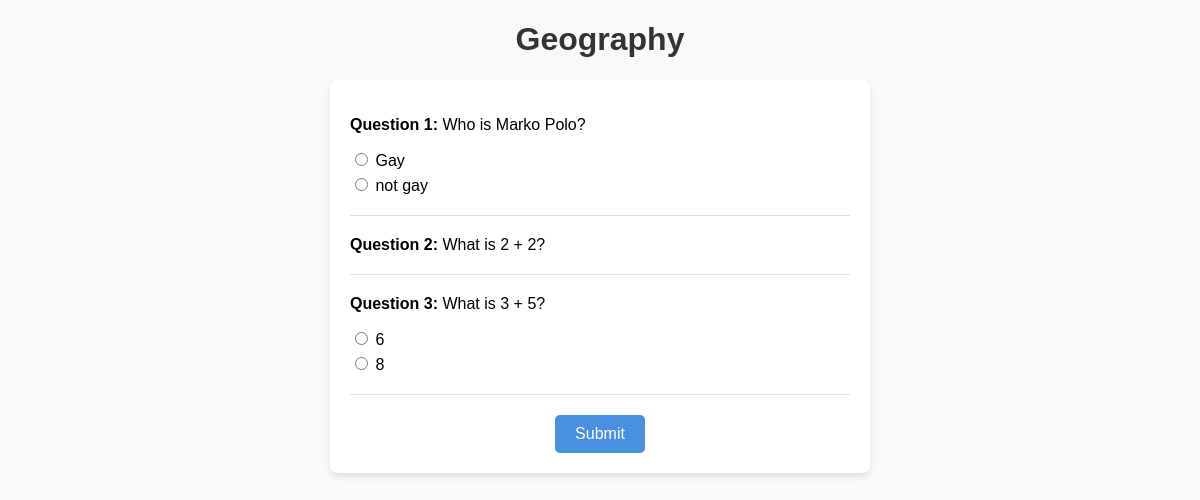
Page /quiz/1/start/ (signed in) on the committed database.
### quizapp/models.py (models this page shows, shortened)
class Quiz(models.Model):
    name = models.CharField(max_length=255)
    creator = models.ForeignKey(User, on_delete=models.CASCADE)

class Question(models.Model):
    quiz = models.ForeignKey(Quiz, on_delete=models.CASCADE)
    text = models.CharField(max_length=255)

class Option(models.Model):
    question = models.ForeignKey(Question, on_delete=models.CASCADE)
    text = models.CharField(max_length=255)
    is_correct = models.BooleanField(default=False)

### quizapp/views.py (the view)
# urls.py: path('quiz/<int:quiz_id>/start/', views.start_quiz, name='start_quiz'),
@login_required
def start_quiz(request, quiz_id):
    quiz = get_object_or_404(Quiz, id=quiz_id)
    questions = quiz.question_set.all()
    return render(request, 'quiz_page.html', {'quiz': quiz, 'questions': questions})

### quizapp/templates/quiz_page.html (shortened to what this page needs)
<!DOCTYPE html>
<html>
<head>
</head>
<body>
    <h1>{{ quiz.name }}</h1>
    <form method="post" action="{% url 'submit_quiz' quiz.id %}">
        {% for question in questions %}
            <p><strong>Question {{ forloop.counter }}:</strong> {{ question.text }}</p>
            {% for option in question.option_set.all %}
                <label>
                    <input type="radio" name="{{ question.id }}" value="{{ option.id }}">
                    {{ option.text }}
                </label>
            {% endfor %}
            <div class="separator"></div>
        {% endfor %}
        <button type="submit">Submit</button>
    </form>
</body>
</html>

### quizapp/templates/quiz_page.html (style rules this page uses)
body { background-color: #f9f9f9; font-family: Arial, sans-serif; }
h1 { color: #333333; text-align: center; }
form { margin: 20px auto; padding: 20px; background: white; border-radius: 8px; box-shadow: 0 4px 6px rgba(0, 0, 0, 0.1); max-width: 500px; text-align: left; }
label { display: block; margin-bottom: 5px; }
button { display: block; background-color: #4A90E2; color: white; border: none; padding: 10px 20px; border-radius: 5px; cursor: pointer; font-size: 16px; margin: 20px auto 0; }
.separator { margin: 20px 0; border-top: 1px solid #ddd; }

### rows in the picture
Quiz: name "Geography"
Question: text "Who is Marko Polo?"
Option: text "Gay"
Option: text "not gay"
Question: text "What is 2 + 2?"
Question: text "What is 3 + 5?"
Option: text "6"
Option: text "8"
